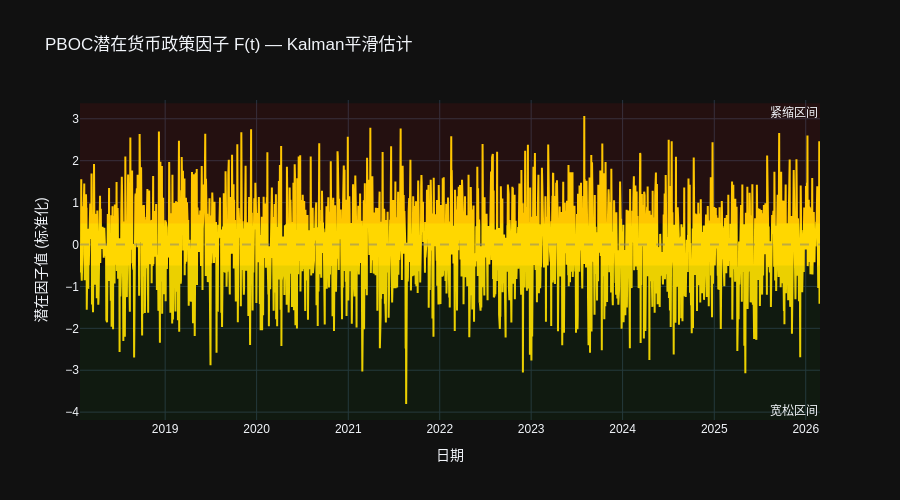

Write notebook code for a chart like this one.
### Code cell
# ============================================================================
# 2.3 潜在因子 F_t 时序图
# ============================================================================
factor = results.smoothed_factor

fig_factor = go.Figure()

# 因子主线
fig_factor.add_trace(go.Scatter(
    x=factor.index, y=factor.values,
    name="潜在因子 F(t) [平滑]",
    line=dict(color="#FFD700", width=2),
    hovertemplate="%{x|%Y-%m-%d}<br>F(t) = %{y:.3f}<extra></extra>",
))

# 零线
fig_factor.add_hline(y=0, line_dash="dash", line_color="gray", opacity=0.5)

# 紧缩/宽松区域着色
fig_factor.add_hrect(y0=0.5, y1=factor.max() * 1.1,
                      fillcolor="red", opacity=0.08, line_width=0,
                      annotation_text="紧缩区间", annotation_position="top right")
fig_factor.add_hrect(y0=factor.min() * 1.1, y1=-0.5,
                      fillcolor="green", opacity=0.08, line_width=0,
                      annotation_text="宽松区间", annotation_position="bottom right")

fig_factor.update_layout(
    title="PBOC潜在货币政策因子 F(t) — Kalman平滑估计",
    xaxis_title="日期",
    yaxis_title="潜在因子值 (标准化)",
    template=PLOTLY_TEMPLATE,
    height=500,
    font=dict(family="SimHei, Arial", size=12),
)
fig_factor.show()

### Figure 1 — Plotly figure (JSON) as saved in the notebook; plotly's stock layout.template omitted (floating-point values rounded to 4 significant figures; data arrays with more than 128 entries replaced by an {"elided": "..."} marker saying what was removed)
{"data": [{"hovertemplate": "%{x|%Y-%m-%d}<br>F(t) = %{y:.3f}<extra></extra>", "line": {"color": "#FFD700", "width": 2}, "name": "潜在因子 F(t) [平滑]", "type": "scatter", "x": {"elided": "2111 str values"}, "y": {"elided": "2111 float values"}}], "layout": {"annotations": [{"showarrow": false, "text": "紧缩区间", "x": 1, "xanchor": "right", "xref": "x domain", "y": 3.373, "yanchor": "top", "yref": "y"}, {"showarrow": false, "text": "宽松区间", "x": 1, "xanchor": "right", "xref": "x domain", "y": -4.186, "yanchor": "bottom", "yref": "y"}], "font": {"family": "SimHei, Arial", "size": 12}, "height": 500, "shapes": [{"line": {"color": "gray", "dash": "dash"}, "opacity": 0.5, "type": "line", "x0": 0, "x1": 1, "xref": "x domain", "y0": 0, "y1": 0, "yref": "y"}, {"fillcolor": "red", "line": {"width": 0}, "opacity": 0.08, "type": "rect", "x0": 0, "x1": 1, "xref": "x domain", "y0": 0.5, "y1": 3.373, "yref": "y"}, {"fillcolor": "green", "line": {"width": 0}, "opacity": 0.08, "type": "rect", "x0": 0, "x1": 1, "xref": "x domain", "y0": -4.186, "y1": -0.5, "yref": "y"}], "title": {"text": "PBOC潜在货币政策因子 F(t) — Kalman平滑估计"}, "xaxis": {"title": {"text": "日期"}}, "yaxis": {"title": {"text": "潜在因子值 (标准化)"}}}}
